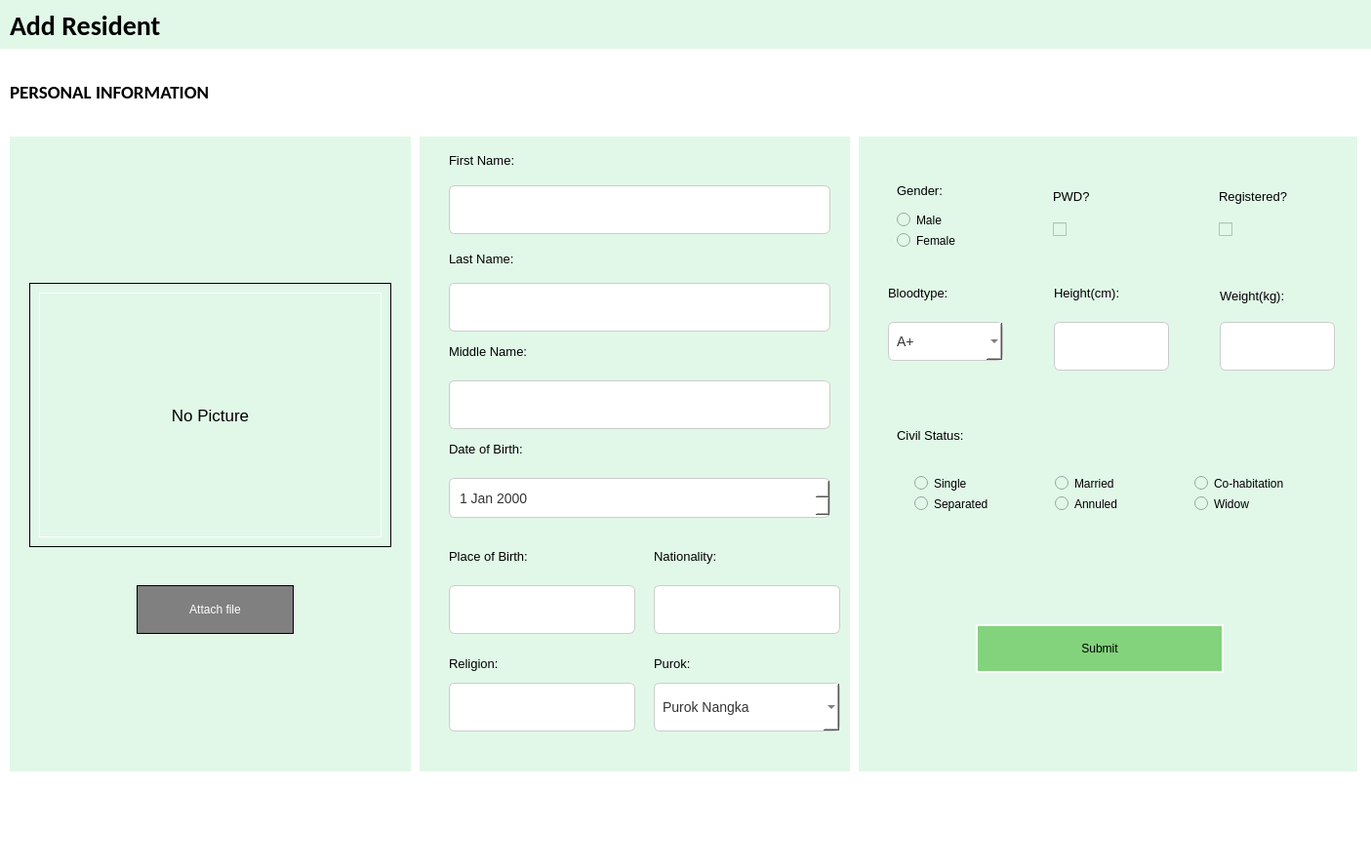
<?xml version="1.0" encoding="UTF-8"?>
<ui version="4.0">
 <class>ProfilingWidget</class>
 <widget class="QWidget" name="ProfilingWidget">
  <property name="geometry">
   <rect>
    <x>0</x>
    <y>0</y>
    <width>1405</width>
    <height>890</height>
   </rect>
  </property>
  <property name="windowTitle">
   <string>Form</string>
  </property>
  <property name="styleSheet">
   <string notr="true">border: none;</string>
  </property>
  <layout class="QVBoxLayout" name="verticalLayout">
   <property name="spacing">
    <number>0</number>
   </property>
   <property name="leftMargin">
    <number>0</number>
   </property>
   <property name="topMargin">
    <number>0</number>
   </property>
   <property name="rightMargin">
    <number>0</number>
   </property>
   <property name="bottomMargin">
    <number>0</number>
   </property>
   <item>
    <widget class="QFrame" name="frame">
     <property name="maximumSize">
      <size>
       <width>16777215</width>
       <height>50</height>
      </size>
     </property>
     <property name="font">
      <font>
       <pointsize>12</pointsize>
      </font>
     </property>
     <property name="styleSheet">
      <string notr="true">QFrame {

background-color: #E1F8E8;

}

</string>
     </property>
     <property name="frameShape">
      <enum>QFrame::StyledPanel</enum>
     </property>
     <property name="frameShadow">
      <enum>QFrame::Raised</enum>
     </property>
     <widget class="QLabel" name="label">
      <property name="geometry">
       <rect>
        <x>10</x>
        <y>10</y>
        <width>1355</width>
        <height>32</height>
       </rect>
      </property>
      <property name="font">
       <font>
        <family>Calibri</family>
        <pointsize>21</pointsize>
        <weight>75</weight>
        <bold>true</bold>
       </font>
      </property>
      <property name="text">
       <string>Add Resident</string>
      </property>
     </widget>
    </widget>
   </item>
   <item>
    <widget class="QFrame" name="frame_2">
     <property name="font">
      <font>
       <pointsize>14</pointsize>
      </font>
     </property>
     <property name="styleSheet">
      <string notr="true">QFrame {

background-color: white;

}</string>
     </property>
     <property name="frameShape">
      <enum>QFrame::StyledPanel</enum>
     </property>
     <property name="frameShadow">
      <enum>QFrame::Raised</enum>
     </property>
     <widget class="QLabel" name="label_3">
      <property name="geometry">
       <rect>
        <x>10</x>
        <y>30</y>
        <width>381</width>
        <height>28</height>
       </rect>
      </property>
      <property name="font">
       <font>
        <family>Calibri</family>
        <pointsize>14</pointsize>
        <weight>75</weight>
        <bold>true</bold>
       </font>
      </property>
      <property name="styleSheet">
       <string notr="true">QLabel {

background-color: white;

}</string>
      </property>
      <property name="text">
       <string>PERSONAL INFORMATION</string>
      </property>
     </widget>
     <widget class="QFrame" name="frame_7">
      <property name="geometry">
       <rect>
        <x>10</x>
        <y>90</y>
        <width>411</width>
        <height>651</height>
       </rect>
      </property>
      <property name="styleSheet">
       <string notr="true">background-color: #E1F8E8;</string>
      </property>
      <property name="frameShape">
       <enum>QFrame::StyledPanel</enum>
      </property>
      <property name="frameShadow">
       <enum>QFrame::Raised</enum>
      </property>
      <widget class="QPushButton" name="pic_button">
       <property name="geometry">
        <rect>
         <x>130</x>
         <y>460</y>
         <width>161</width>
         <height>50</height>
        </rect>
       </property>
       <property name="maximumSize">
        <size>
         <width>16777215</width>
         <height>50</height>
        </size>
       </property>
       <property name="styleSheet">
        <string notr="true">background-color: gray;
color: white;
border: 1px solid black;
</string>
       </property>
       <property name="text">
        <string>Attach file</string>
       </property>
      </widget>
      <widget class="QFrame" name="frame_3">
       <property name="geometry">
        <rect>
         <x>20</x>
         <y>150</y>
         <width>371</width>
         <height>271</height>
        </rect>
       </property>
       <property name="styleSheet">
        <string notr="true">border: 1px solid black;</string>
       </property>
       <property name="frameShape">
        <enum>QFrame::StyledPanel</enum>
       </property>
       <property name="frameShadow">
        <enum>QFrame::Raised</enum>
       </property>
       <widget class="QLabel" name="pic_label">
        <property name="geometry">
         <rect>
          <x>10</x>
          <y>10</y>
          <width>351</width>
          <height>251</height>
         </rect>
        </property>
        <property name="font">
         <font>
          <pointsize>13</pointsize>
         </font>
        </property>
        <property name="styleSheet">
         <string notr="true">border: 1px solid white;</string>
        </property>
        <property name="text">
         <string>No Picture</string>
        </property>
        <property name="alignment">
         <set>Qt::AlignCenter</set>
        </property>
       </widget>
      </widget>
     </widget>
     <widget class="QFrame" name="frame_8">
      <property name="geometry">
       <rect>
        <x>430</x>
        <y>90</y>
        <width>441</width>
        <height>651</height>
       </rect>
      </property>
      <property name="styleSheet">
       <string notr="true">background-color: #E1F8E8;</string>
      </property>
      <property name="frameShape">
       <enum>QFrame::StyledPanel</enum>
      </property>
      <property name="frameShadow">
       <enum>QFrame::Raised</enum>
      </property>
      <widget class="QLineEdit" name="line_firstname">
       <property name="geometry">
        <rect>
         <x>30</x>
         <y>50</y>
         <width>391</width>
         <height>50</height>
        </rect>
       </property>
       <property name="minimumSize">
        <size>
         <width>0</width>
         <height>50</height>
        </size>
       </property>
       <property name="maximumSize">
        <size>
         <width>16777215</width>
         <height>50</height>
        </size>
       </property>
       <property name="styleSheet">
        <string notr="true">/* Base QLineEdit styling */
QLineEdit {
    background-color: #fff;            /* white background */
    border: 1px solid #ccc;            /* light gray border */
    border-radius: 6px;                /* rounded corners */
    padding: 6px 8px;                  /* vertical/horizontal padding */
    font-size: 14px;                   /* sensible text size */
    color: #333;                       /* dark text */
}

/* Hover state: slightly darker border */
QLineEdit:hover {
    border: 1px solid #82D37B;         /* green accent on hover */
}

/* Focus state: green glow and stronger border */
QLineEdit:focus {
    border: 1px solid #82D37B;         /* green accent */
    outline: none;                     /* remove default focus ring */
    /* outer glow approximation */
    qproperty-frame: false;
}

/* Disabled state: muted look */
QLineEdit:disabled {
    background-color: #f5f5f5;
    border: 1px solid #e0e0e0;
    color: #999;
}

/* Placeholder text styling */
QLineEdit::placeholder {
    color: #999;
    font-style: italic;
}
</string>
       </property>
      </widget>
      <widget class="QLabel" name="label_2">
       <property name="geometry">
        <rect>
         <x>30</x>
         <y>0</y>
         <width>158</width>
         <height>49</height>
        </rect>
       </property>
       <property name="font">
        <font>
         <pointsize>10</pointsize>
        </font>
       </property>
       <property name="text">
        <string>First Name:</string>
       </property>
      </widget>
      <widget class="QLineEdit" name="line_lastname">
       <property name="geometry">
        <rect>
         <x>30</x>
         <y>150</y>
         <width>391</width>
         <height>50</height>
        </rect>
       </property>
       <property name="minimumSize">
        <size>
         <width>0</width>
         <height>50</height>
        </size>
       </property>
       <property name="styleSheet">
        <string notr="true">/* Base QLineEdit styling */
QLineEdit {
    background-color: #fff;            /* white background */
    border: 1px solid #ccc;            /* light gray border */
    border-radius: 6px;                /* rounded corners */
    padding: 6px 8px;                  /* vertical/horizontal padding */
    font-size: 14px;                   /* sensible text size */
    color: #333;                       /* dark text */
}

/* Hover state: slightly darker border */
QLineEdit:hover {
    border: 1px solid #82D37B;         /* green accent on hover */
}

/* Focus state: green glow and stronger border */
QLineEdit:focus {
    border: 1px solid #82D37B;         /* green accent */
    outline: none;                     /* remove default focus ring */
    /* outer glow approximation */
    qproperty-frame: false;
}

/* Disabled state: muted look */
QLineEdit:disabled {
    background-color: #f5f5f5;
    border: 1px solid #e0e0e0;
    color: #999;
}

/* Placeholder text styling */
QLineEdit::placeholder {
    color: #999;
    font-style: italic;
}
</string>
       </property>
      </widget>
      <widget class="QLabel" name="label_5">
       <property name="geometry">
        <rect>
         <x>30</x>
         <y>110</y>
         <width>131</width>
         <height>31</height>
        </rect>
       </property>
       <property name="font">
        <font>
         <pointsize>10</pointsize>
        </font>
       </property>
       <property name="text">
        <string>Last Name:</string>
       </property>
      </widget>
      <widget class="QLineEdit" name="line_middlename">
       <property name="geometry">
        <rect>
         <x>30</x>
         <y>250</y>
         <width>391</width>
         <height>50</height>
        </rect>
       </property>
       <property name="minimumSize">
        <size>
         <width>0</width>
         <height>50</height>
        </size>
       </property>
       <property name="styleSheet">
        <string notr="true">/* Base QLineEdit styling */
QLineEdit {
    background-color: #fff;            /* white background */
    border: 1px solid #ccc;            /* light gray border */
    border-radius: 6px;                /* rounded corners */
    padding: 6px 8px;                  /* vertical/horizontal padding */
    font-size: 14px;                   /* sensible text size */
    color: #333;                       /* dark text */
}

/* Hover state: slightly darker border */
QLineEdit:hover {
    border: 1px solid #82D37B;         /* green accent on hover */
}

/* Focus state: green glow and stronger border */
QLineEdit:focus {
    border: 1px solid #82D37B;         /* green accent */
    outline: none;                     /* remove default focus ring */
    /* outer glow approximation */
    qproperty-frame: false;
}

/* Disabled state: muted look */
QLineEdit:disabled {
    background-color: #f5f5f5;
    border: 1px solid #e0e0e0;
    color: #999;
}

/* Placeholder text styling */
QLineEdit::placeholder {
    color: #999;
    font-style: italic;
}
</string>
       </property>
      </widget>
      <widget class="QLabel" name="label_9">
       <property name="geometry">
        <rect>
         <x>30</x>
         <y>210</y>
         <width>102</width>
         <height>21</height>
        </rect>
       </property>
       <property name="font">
        <font>
         <pointsize>10</pointsize>
        </font>
       </property>
       <property name="text">
        <string>Middle Name:</string>
       </property>
      </widget>
      <widget class="QLabel" name="label_8">
       <property name="geometry">
        <rect>
         <x>30</x>
         <y>310</y>
         <width>101</width>
         <height>21</height>
        </rect>
       </property>
       <property name="font">
        <font>
         <pointsize>10</pointsize>
        </font>
       </property>
       <property name="text">
        <string>Date of Birth:</string>
       </property>
      </widget>
      <widget class="QDateEdit" name="date_dob">
       <property name="geometry">
        <rect>
         <x>30</x>
         <y>350</y>
         <width>391</width>
         <height>41</height>
        </rect>
       </property>
       <property name="maximumSize">
        <size>
         <width>16777215</width>
         <height>300</height>
        </size>
       </property>
       <property name="styleSheet">
        <string notr="true">
    background-color: #fff;            /* white background */
    border: 1px solid #ccc;            /* light gray border */
    border-radius: 6px;                /* rounded corners */
    padding: 6px 8px;                  /* vertical/horizontal padding */
    font-size: 14px;                   /* sensible text size */
    color: #333;                       /* dark text */

</string>
       </property>
      </widget>
      <widget class="QLabel" name="label_25">
       <property name="geometry">
        <rect>
         <x>30</x>
         <y>420</y>
         <width>158</width>
         <height>20</height>
        </rect>
       </property>
       <property name="maximumSize">
        <size>
         <width>16777215</width>
         <height>20</height>
        </size>
       </property>
       <property name="font">
        <font>
         <pointsize>10</pointsize>
        </font>
       </property>
       <property name="text">
        <string>Place of Birth:</string>
       </property>
      </widget>
      <widget class="QLineEdit" name="line_pob">
       <property name="geometry">
        <rect>
         <x>30</x>
         <y>460</y>
         <width>191</width>
         <height>50</height>
        </rect>
       </property>
       <property name="minimumSize">
        <size>
         <width>0</width>
         <height>50</height>
        </size>
       </property>
       <property name="styleSheet">
        <string notr="true">/* Base QLineEdit styling */
QLineEdit {
    background-color: #fff;            /* white background */
    border: 1px solid #ccc;            /* light gray border */
    border-radius: 6px;                /* rounded corners */
    padding: 6px 8px;                  /* vertical/horizontal padding */
    font-size: 14px;                   /* sensible text size */
    color: #333;                       /* dark text */
}

/* Hover state: slightly darker border */
QLineEdit:hover {
    border: 1px solid #82D37B;         /* green accent on hover */
}

/* Focus state: green glow and stronger border */
QLineEdit:focus {
    border: 1px solid #82D37B;         /* green accent */
    outline: none;                     /* remove default focus ring */
    /* outer glow approximation */
    qproperty-frame: false;
}

/* Disabled state: muted look */
QLineEdit:disabled {
    background-color: #f5f5f5;
    border: 1px solid #e0e0e0;
    color: #999;
}

/* Placeholder text styling */
QLineEdit::placeholder {
    color: #999;
    font-style: italic;
}
</string>
       </property>
      </widget>
      <widget class="QLabel" name="label_26">
       <property name="geometry">
        <rect>
         <x>240</x>
         <y>420</y>
         <width>158</width>
         <height>20</height>
        </rect>
       </property>
       <property name="maximumSize">
        <size>
         <width>16777215</width>
         <height>20</height>
        </size>
       </property>
       <property name="font">
        <font>
         <pointsize>10</pointsize>
        </font>
       </property>
       <property name="text">
        <string>Nationality:</string>
       </property>
      </widget>
      <widget class="QLineEdit" name="line_nationality">
       <property name="geometry">
        <rect>
         <x>240</x>
         <y>460</y>
         <width>191</width>
         <height>50</height>
        </rect>
       </property>
       <property name="minimumSize">
        <size>
         <width>0</width>
         <height>50</height>
        </size>
       </property>
       <property name="styleSheet">
        <string notr="true">/* Base QLineEdit styling */
QLineEdit {
    background-color: #fff;            /* white background */
    border: 1px solid #ccc;            /* light gray border */
    border-radius: 6px;                /* rounded corners */
    padding: 6px 8px;                  /* vertical/horizontal padding */
    font-size: 14px;                   /* sensible text size */
    color: #333;                       /* dark text */
}

/* Hover state: slightly darker border */
QLineEdit:hover {
    border: 1px solid #82D37B;         /* green accent on hover */
}

/* Focus state: green glow and stronger border */
QLineEdit:focus {
    border: 1px solid #82D37B;         /* green accent */
    outline: none;                     /* remove default focus ring */
    /* outer glow approximation */
    qproperty-frame: false;
}

/* Disabled state: muted look */
QLineEdit:disabled {
    background-color: #f5f5f5;
    border: 1px solid #e0e0e0;
    color: #999;
}

/* Placeholder text styling */
QLineEdit::placeholder {
    color: #999;
    font-style: italic;
}
</string>
       </property>
      </widget>
      <widget class="QLabel" name="label_27">
       <property name="geometry">
        <rect>
         <x>30</x>
         <y>530</y>
         <width>135</width>
         <height>20</height>
        </rect>
       </property>
       <property name="maximumSize">
        <size>
         <width>16777215</width>
         <height>20</height>
        </size>
       </property>
       <property name="font">
        <font>
         <pointsize>10</pointsize>
        </font>
       </property>
       <property name="text">
        <string>Religion:</string>
       </property>
      </widget>
      <widget class="QLineEdit" name="line_religion">
       <property name="geometry">
        <rect>
         <x>30</x>
         <y>560</y>
         <width>191</width>
         <height>50</height>
        </rect>
       </property>
       <property name="minimumSize">
        <size>
         <width>0</width>
         <height>50</height>
        </size>
       </property>
       <property name="styleSheet">
        <string notr="true">/* Base QLineEdit styling */
QLineEdit {
    background-color: #fff;            /* white background */
    border: 1px solid #ccc;            /* light gray border */
    border-radius: 6px;                /* rounded corners */
    padding: 6px 8px;                  /* vertical/horizontal padding */
    font-size: 14px;                   /* sensible text size */
    color: #333;                       /* dark text */
}

/* Hover state: slightly darker border */
QLineEdit:hover {
    border: 1px solid #82D37B;         /* green accent on hover */
}

/* Focus state: green glow and stronger border */
QLineEdit:focus {
    border: 1px solid #82D37B;         /* green accent */
    outline: none;                     /* remove default focus ring */
    /* outer glow approximation */
    qproperty-frame: false;
}

/* Disabled state: muted look */
QLineEdit:disabled {
    background-color: #f5f5f5;
    border: 1px solid #e0e0e0;
    color: #999;
}

/* Placeholder text styling */
QLineEdit::placeholder {
    color: #999;
    font-style: italic;
}
</string>
       </property>
      </widget>
      <widget class="QLabel" name="label_30">
       <property name="geometry">
        <rect>
         <x>240</x>
         <y>530</y>
         <width>134</width>
         <height>20</height>
        </rect>
       </property>
       <property name="maximumSize">
        <size>
         <width>16777215</width>
         <height>20</height>
        </size>
       </property>
       <property name="font">
        <font>
         <pointsize>10</pointsize>
        </font>
       </property>
       <property name="text">
        <string>Purok:</string>
       </property>
      </widget>
      <widget class="QComboBox" name="combo_purok">
       <property name="geometry">
        <rect>
         <x>240</x>
         <y>560</y>
         <width>191</width>
         <height>50</height>
        </rect>
       </property>
       <property name="maximumSize">
        <size>
         <width>16777215</width>
         <height>60</height>
        </size>
       </property>
       <property name="styleSheet">
        <string notr="true">/* Base QLineEdit styling */

    background-color: #fff;            /* white background */
    border: 1px solid #ccc;            /* light gray border */
    border-radius: 6px;                /* rounded corners */
    padding: 6px 8px;                  /* vertical/horizontal padding */
    font-size: 14px;                   /* sensible text size */
    color: #333;                       /* dark text */
</string>
       </property>
       <property name="Items" stdset="0">
        <string/>
       </property>
       <item>
        <property name="text">
         <string>Purok Nangka</string>
        </property>
       </item>
       <item>
        <property name="text">
         <string>Purok Lubi</string>
        </property>
       </item>
       <item>
        <property name="text">
         <string>Purok Kaymito</string>
        </property>
       </item>
      </widget>
     </widget>
     <widget class="QFrame" name="frame_4">
      <property name="geometry">
       <rect>
        <x>880</x>
        <y>90</y>
        <width>511</width>
        <height>651</height>
       </rect>
      </property>
      <property name="styleSheet">
       <string notr="true">background-color: #E1F8E8;</string>
      </property>
      <property name="frameShape">
       <enum>QFrame::StyledPanel</enum>
      </property>
      <property name="frameShadow">
       <enum>QFrame::Raised</enum>
      </property>
      <widget class="QLabel" name="label_31">
       <property name="geometry">
        <rect>
         <x>200</x>
         <y>150</y>
         <width>118</width>
         <height>21</height>
        </rect>
       </property>
       <property name="font">
        <font>
         <pointsize>10</pointsize>
        </font>
       </property>
       <property name="text">
        <string>Height(cm):</string>
       </property>
      </widget>
      <widget class="QFrame" name="frame_22">
       <property name="geometry">
        <rect>
         <x>360</x>
         <y>31</y>
         <width>121</width>
         <height>91</height>
        </rect>
       </property>
       <property name="styleSheet">
        <string notr="true">border: none;</string>
       </property>
       <property name="frameShape">
        <enum>QFrame::StyledPanel</enum>
       </property>
       <property name="frameShadow">
        <enum>QFrame::Raised</enum>
       </property>
       <layout class="QVBoxLayout" name="verticalLayout_24">
        <item>
         <widget class="QLabel" name="label_23">
          <property name="maximumSize">
           <size>
            <width>16777215</width>
            <height>20</height>
           </size>
          </property>
          <property name="font">
           <font>
            <pointsize>10</pointsize>
           </font>
          </property>
          <property name="text">
           <string>Registered?</string>
          </property>
         </widget>
        </item>
        <item>
         <widget class="QCheckBox" name="check_registered">
          <property name="text">
           <string/>
          </property>
         </widget>
        </item>
       </layout>
      </widget>
      <widget class="QLineEdit" name="line_weight">
       <property name="geometry">
        <rect>
         <x>370</x>
         <y>190</y>
         <width>118</width>
         <height>50</height>
        </rect>
       </property>
       <property name="minimumSize">
        <size>
         <width>0</width>
         <height>50</height>
        </size>
       </property>
       <property name="styleSheet">
        <string notr="true">/* Base QLineEdit styling */
QLineEdit {
    background-color: #fff;            /* white background */
    border: 1px solid #ccc;            /* light gray border */
    border-radius: 6px;                /* rounded corners */
    padding: 6px 8px;                  /* vertical/horizontal padding */
    font-size: 14px;                   /* sensible text size */
    color: #333;                       /* dark text */
}

/* Hover state: slightly darker border */
QLineEdit:hover {
    border: 1px solid #82D37B;         /* green accent on hover */
}

/* Focus state: green glow and stronger border */
QLineEdit:focus {
    border: 1px solid #82D37B;         /* green accent */
    outline: none;                     /* remove default focus ring */
    /* outer glow approximation */
    qproperty-frame: false;
}

/* Disabled state: muted look */
QLineEdit:disabled {
    background-color: #f5f5f5;
    border: 1px solid #e0e0e0;
    color: #999;
}

/* Placeholder text styling */
QLineEdit::placeholder {
    color: #999;
    font-style: italic;
}
</string>
       </property>
       <property name="text">
        <string/>
       </property>
      </widget>
      <widget class="QLabel" name="label_19">
       <property name="geometry">
        <rect>
         <x>370</x>
         <y>153</y>
         <width>118</width>
         <height>21</height>
        </rect>
       </property>
       <property name="font">
        <font>
         <pointsize>10</pointsize>
        </font>
       </property>
       <property name="text">
        <string>Weight(kg):</string>
       </property>
      </widget>
      <widget class="QLabel" name="label_24">
       <property name="geometry">
        <rect>
         <x>30</x>
         <y>150</y>
         <width>118</width>
         <height>20</height>
        </rect>
       </property>
       <property name="maximumSize">
        <size>
         <width>16777215</width>
         <height>20</height>
        </size>
       </property>
       <property name="font">
        <font>
         <pointsize>10</pointsize>
        </font>
       </property>
       <property name="text">
        <string>Bloodtype:</string>
       </property>
      </widget>
      <widget class="QGroupBox" name="groupbox">
       <property name="geometry">
        <rect>
         <x>30</x>
         <y>280</y>
         <width>461</width>
         <height>131</height>
        </rect>
       </property>
       <property name="styleSheet">
        <string notr="true">border: none;</string>
       </property>
       <layout class="QVBoxLayout" name="verticalLayout_21">
        <item>
         <widget class="QLabel" name="label_20">
          <property name="font">
           <font>
            <pointsize>10</pointsize>
           </font>
          </property>
          <property name="text">
           <string>Civil Status:</string>
          </property>
         </widget>
        </item>
        <item>
         <widget class="QFrame" name="frame_24">
          <property name="frameShape">
           <enum>QFrame::StyledPanel</enum>
          </property>
          <property name="frameShadow">
           <enum>QFrame::Raised</enum>
          </property>
          <layout class="QHBoxLayout" name="horizontalLayout_5">
           <item>
            <widget class="QFrame" name="frame_25">
             <property name="frameShape">
              <enum>QFrame::StyledPanel</enum>
             </property>
             <property name="frameShadow">
              <enum>QFrame::Raised</enum>
             </property>
             <layout class="QVBoxLayout" name="verticalLayout_26">
              <item>
               <widget class="QRadioButton" name="radioButton_3">
                <property name="text">
                 <string>Single</string>
                </property>
               </widget>
              </item>
              <item>
               <widget class="QRadioButton" name="radioButton_4">
                <property name="text">
                 <string>Separated</string>
                </property>
               </widget>
              </item>
             </layout>
            </widget>
           </item>
           <item>
            <widget class="QFrame" name="frame_26">
             <property name="frameShape">
              <enum>QFrame::StyledPanel</enum>
             </property>
             <property name="frameShadow">
              <enum>QFrame::Raised</enum>
             </property>
             <layout class="QVBoxLayout" name="verticalLayout_27">
              <item>
               <widget class="QRadioButton" name="radioButton_5">
                <property name="text">
                 <string>Married</string>
                </property>
               </widget>
              </item>
              <item>
               <widget class="QRadioButton" name="radioButton_6">
                <property name="text">
                 <string>Annuled</string>
                </property>
               </widget>
              </item>
             </layout>
            </widget>
           </item>
           <item>
            <widget class="QFrame" name="frame_27">
             <property name="frameShape">
              <enum>QFrame::StyledPanel</enum>
             </property>
             <property name="frameShadow">
              <enum>QFrame::Raised</enum>
             </property>
             <layout class="QVBoxLayout" name="verticalLayout_28">
              <item>
               <widget class="QRadioButton" name="radioButton_7">
                <property name="text">
                 <string>Co-habitation</string>
                </property>
               </widget>
              </item>
              <item>
               <widget class="QRadioButton" name="radioButton_8">
                <property name="text">
                 <string>Widow</string>
                </property>
               </widget>
              </item>
             </layout>
            </widget>
           </item>
          </layout>
         </widget>
        </item>
       </layout>
      </widget>
      <widget class="QFrame" name="frame_20">
       <property name="geometry">
        <rect>
         <x>30</x>
         <y>30</y>
         <width>138</width>
         <height>93</height>
        </rect>
       </property>
       <property name="styleSheet">
        <string notr="true">border: none;</string>
       </property>
       <property name="frameShape">
        <enum>QFrame::StyledPanel</enum>
       </property>
       <property name="frameShadow">
        <enum>QFrame::Raised</enum>
       </property>
       <layout class="QVBoxLayout" name="verticalLayout_22">
        <item>
         <widget class="QLabel" name="label_21">
          <property name="font">
           <font>
            <pointsize>10</pointsize>
           </font>
          </property>
          <property name="text">
           <string>Gender:</string>
          </property>
         </widget>
        </item>
        <item>
         <widget class="QRadioButton" name="radioButton_2">
          <property name="text">
           <string>Male</string>
          </property>
         </widget>
        </item>
        <item>
         <widget class="QRadioButton" name="radioButton">
          <property name="text">
           <string>Female</string>
          </property>
         </widget>
        </item>
       </layout>
      </widget>
      <widget class="QLineEdit" name="line_height">
       <property name="geometry">
        <rect>
         <x>200</x>
         <y>190</y>
         <width>118</width>
         <height>50</height>
        </rect>
       </property>
       <property name="minimumSize">
        <size>
         <width>0</width>
         <height>50</height>
        </size>
       </property>
       <property name="styleSheet">
        <string notr="true">/* Base QLineEdit styling */
QLineEdit {
    background-color: #fff;            /* white background */
    border: 1px solid #ccc;            /* light gray border */
    border-radius: 6px;                /* rounded corners */
    padding: 6px 8px;                  /* vertical/horizontal padding */
    font-size: 14px;                   /* sensible text size */
    color: #333;                       /* dark text */
}

/* Hover state: slightly darker border */
QLineEdit:hover {
    border: 1px solid #82D37B;         /* green accent on hover */
}

/* Focus state: green glow and stronger border */
QLineEdit:focus {
    border: 1px solid #82D37B;         /* green accent */
    outline: none;                     /* remove default focus ring */
    /* outer glow approximation */
    qproperty-frame: false;
}

/* Disabled state: muted look */
QLineEdit:disabled {
    background-color: #f5f5f5;
    border: 1px solid #e0e0e0;
    color: #999;
}

/* Placeholder text styling */
QLineEdit::placeholder {
    color: #999;
    font-style: italic;
}
</string>
       </property>
       <property name="text">
        <string/>
       </property>
      </widget>
      <widget class="QFrame" name="frame_19">
       <property name="geometry">
        <rect>
         <x>190</x>
         <y>31</y>
         <width>121</width>
         <height>91</height>
        </rect>
       </property>
       <property name="styleSheet">
        <string notr="true">border: none;</string>
       </property>
       <property name="frameShape">
        <enum>QFrame::StyledPanel</enum>
       </property>
       <property name="frameShadow">
        <enum>QFrame::Raised</enum>
       </property>
       <layout class="QVBoxLayout" name="verticalLayout_12">
        <item>
         <widget class="QLabel" name="label_32">
          <property name="maximumSize">
           <size>
            <width>16777215</width>
            <height>20</height>
           </size>
          </property>
          <property name="font">
           <font>
            <pointsize>10</pointsize>
           </font>
          </property>
          <property name="text">
           <string>PWD?</string>
          </property>
         </widget>
        </item>
        <item>
         <widget class="QCheckBox" name="check_pwd">
          <property name="text">
           <string/>
          </property>
         </widget>
        </item>
       </layout>
      </widget>
      <widget class="QComboBox" name="combo_bloodtype">
       <property name="geometry">
        <rect>
         <x>30</x>
         <y>190</y>
         <width>118</width>
         <height>40</height>
        </rect>
       </property>
       <property name="maximumSize">
        <size>
         <width>16777215</width>
         <height>40</height>
        </size>
       </property>
       <property name="styleSheet">
        <string notr="true">/* Base QLineEdit styling */

    background-color: #fff;            /* white background */
    border: 1px solid #ccc;            /* light gray border */
    border-radius: 6px;                /* rounded corners */
    padding: 6px 8px;                  /* vertical/horizontal padding */
    font-size: 14px;                   /* sensible text size */
    color: #333;                       /* dark text */


</string>
       </property>
       <item>
        <property name="text">
         <string>A+</string>
        </property>
       </item>
       <item>
        <property name="text">
         <string>A-</string>
        </property>
       </item>
       <item>
        <property name="text">
         <string>B+</string>
        </property>
       </item>
       <item>
        <property name="text">
         <string>B-</string>
        </property>
       </item>
       <item>
        <property name="text">
         <string>AB+</string>
        </property>
       </item>
       <item>
        <property name="text">
         <string>AB-</string>
        </property>
       </item>
       <item>
        <property name="text">
         <string>O+</string>
        </property>
       </item>
       <item>
        <property name="text">
         <string>O-</string>
        </property>
       </item>
      </widget>
      <widget class="QPushButton" name="submitbutton">
       <property name="geometry">
        <rect>
         <x>120</x>
         <y>500</y>
         <width>254</width>
         <height>50</height>
        </rect>
       </property>
       <property name="maximumSize">
        <size>
         <width>16777215</width>
         <height>50</height>
        </size>
       </property>
       <property name="styleSheet">
        <string notr="true">background-color: #82D37B;
border: 2px solid white;
</string>
       </property>
       <property name="text">
        <string>Submit</string>
       </property>
      </widget>
     </widget>
    </widget>
   </item>
  </layout>
 </widget>
 <resources>
  <include location="Cabs.qrc"/>
 </resources>
 <connections/>
</ui>
